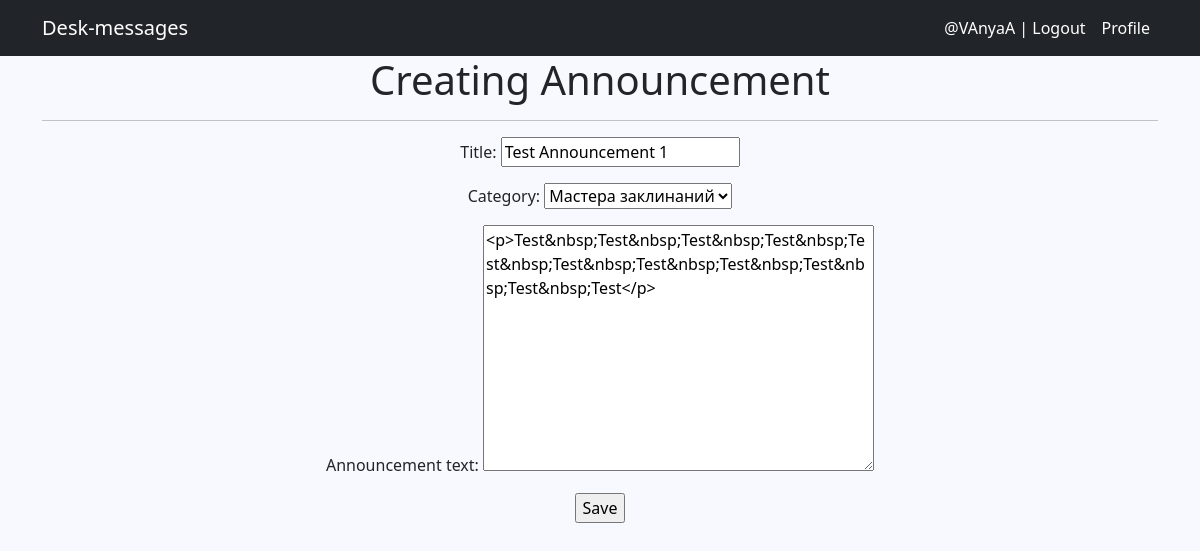
/update/1/ (signed in), run on an earlier commit of the app's database.
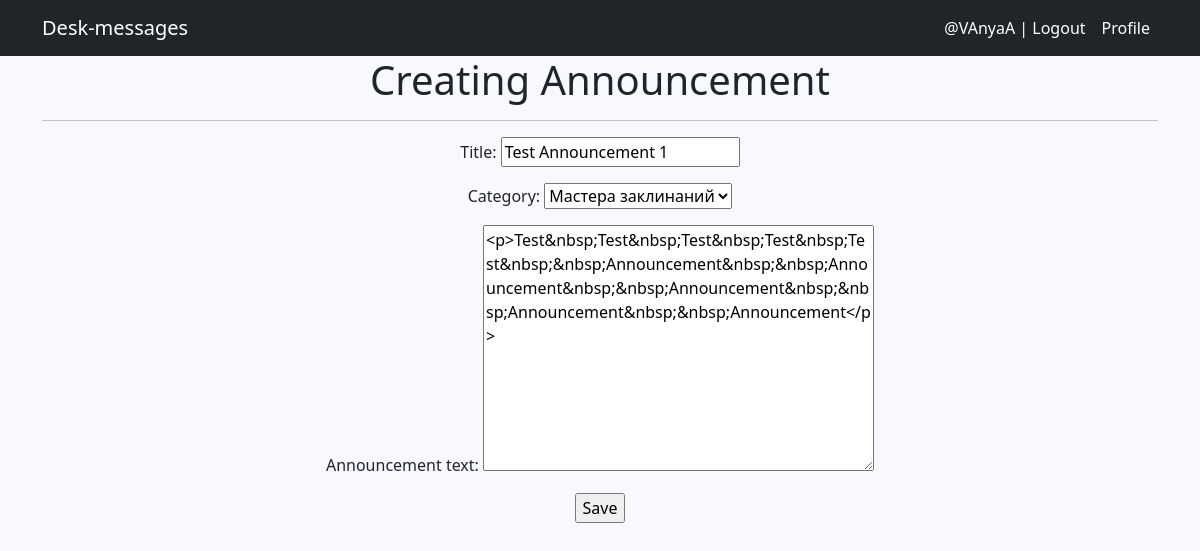
And on a later commit of the database.
### announcements/models.py (models this page shows, shortened)
class Announcement(models.Model):
    time_in = models.DateTimeField(auto_now_add=True)
    title = models.CharField(max_length=115)
    announcement_text = RichTextUploadingField()
    author = models.ForeignKey(Author, on_delete=models.CASCADE, related_name='announcements')
    category = models.ForeignKey(Category, on_delete=models.CASCADE, related_name='announcements')

### announcements/views.py (the view, shortened to what this page needs)
# urls.py: path('update/<int:pk>/', AnnouncementUpdate.as_view(), name='announcement_update'),
class AnnouncementUpdate(UpdateView):
    form_class = AnnouncementForm
    model = Announcement
    template_name = 'announcements/create.html'

### announcements/forms.py
class AnnouncementForm(forms.ModelForm):
    class Meta:
        model = Announcement
        fields = ['title', 'category', 'announcement_text']

### announcements/models.py (called while the page is built)
    def __str__(self):
        return self.get_category_name_display()

### templates/announcements/create.html (shortened to what this page needs)
{% extends 'default.html' %}
{% block content %}
<h1>Creating Announcement</h1>
<hr>
<form action="" method="post">
    {{ form.as_p }}
    <input type="submit" value="Save" />
</form>
{% endblock content %}

What changed in the data, as far as the page shows it:
changed Announcement "Test Announcement 1": announcement_text "<p>Test&nbsp;Test&nbsp;Test&nbsp;Test&nbsp;Test&nbsp;Test&nbsp;Test&nbsp;Test&nbsp;Test&nbsp;Test&nbsp;Test</p>" → "<p>Test&nbsp;Test&nbsp;Test&nbsp;Test&nbsp;Test&nbsp;&nbsp;Announcement&nbsp;&nbsp;Announcement&nbsp;&nbsp;Announcement&nbsp;&nbsp;Announcement&nbsp;&nbsp;Announcement</p>"
